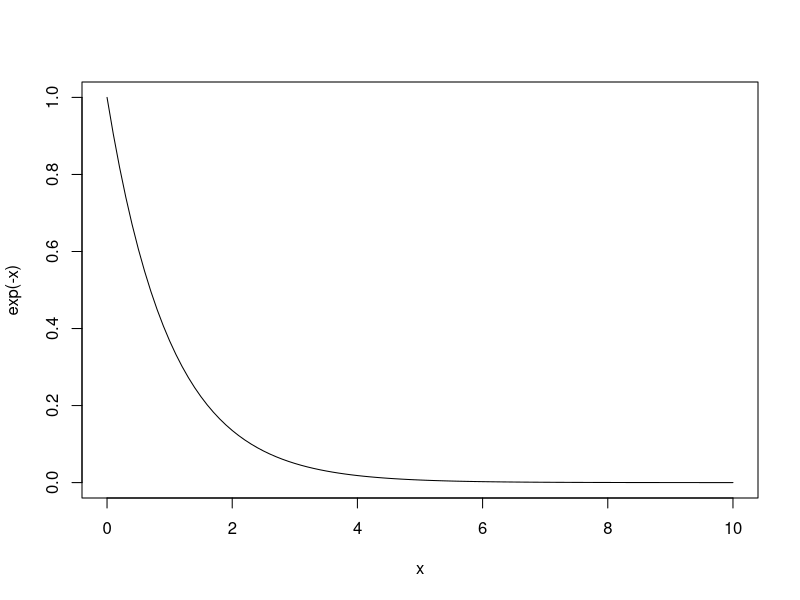
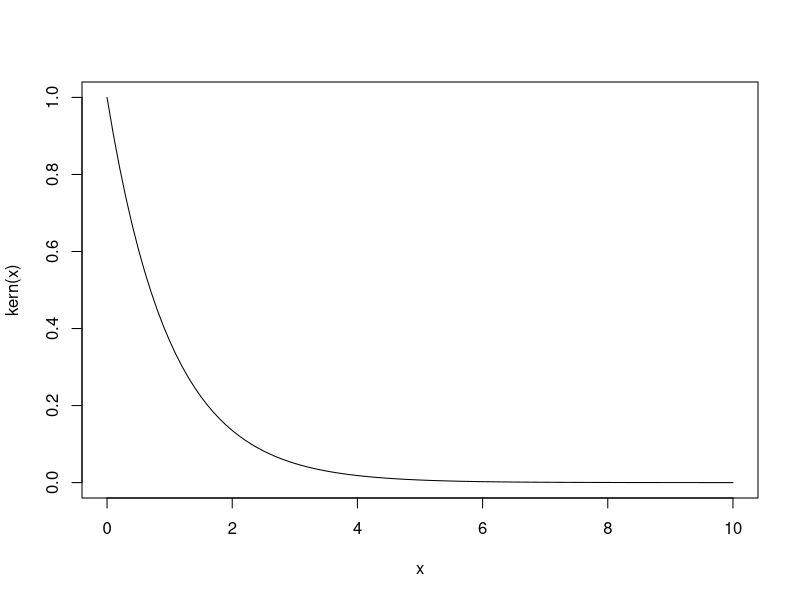

Here is the R script that generated these plots, in order: (Note: this script raises an error after producing the figures.)
#'
#'
#'
#'
rate_to_probability <- function(rate) {
  1 - exp(-rate)
}

# set.seed(20240412)


litter_size_distr <- c(2, 4, 13, 22.5, 17.5, 14, 9, 3) / 100
avg_litter_size <- sum(seq_along(litter_size_distr) * litter_size_distr)
avg_litter_size <- avg_litter_size / 2

# litter_size_distr %>% sum()
# litter_size0 <- c(`0` = 1 - sum(litter_size_distr), litter_size_distr)
# sample_litter_size <- function(n) {
#   sample.int(length(litter_size0),
#              size = n, replace = TRUE, prob = litter_size0) - 1
# }

birth <-  avg_litter_size
death <- 0.6540
# birth <- yearly_prob_to_weekly_prob(rate_to_probability(birth))
# death <- yearly_prob_to_weekly_prob(death)
c(birth = birth, death = death)



birth_baseline <- birth
death_baseline <- death
birth_baseline <- 4
death_baseline <- 1

growth_baseline <- birth_baseline - death_baseline

mu_0 <- death_baseline
beta_0 <- birth_baseline

# migration baseline
m_baseline <- 0.15

dist_01 <- 0.2
#' Adjustment coefficient
# (birth_baseline - death_baseline) / (birth_baseline + death_baseline)

#' carrying capacity
k0 <- 15
# k0 <- 25
# k0 <- 80
# u0 <- seq.default(1, 12, by = 1)
# u0 %>% log1p()
# exp(-(0:12) + log(10)) %>% prettyNum()
# sqrt(c(0:10**2)) %>%
#   plot(y=rep.int(0, length(.)))
# sqrt(0:10**2)
# u0 <- seq.default(1, ceiling(1.5 * k0), by = 1)


reps <- 100
reps <- 50
max_t_years <- 25

# max_t_weeks <- max_t_years * 52

curve(exp(-x), to = 10)
kern <- function(distance, d0 = 1) {
  exp(-distance / d0)
}

# curve(exp(-x/5), to = 30)
curve(kern(x), to = 10)

# stopifnot(length(u0) == 1)
# TODO: maybe sort it
u1 <- 10
u2 <- 0
current_u <- c(u1 = u1, u2 = u2) %>% rep.int(times = reps)
# current_u
# reps
id_rep <- seq_len(reps)
current_t <- numeric(length(id_rep))


if (any(k0 > current_u)) {
  warning("Starting population larger than carrying capacity")
}

# results <- cbind(rep = integer(0), t = numeric(0)) %>%
#   cbind(u = identity(t(numeric(2))))
results <- cbind(rep = integer(0), t = numeric(0),
                 u1 = integer(0),
                 u2 = integer(0))
results <- rbind(
  results,
  cbind(rep = id_rep, t = current_t,
        matrix(current_u, ncol = 2, byrow = TRUE)
  )
)
stopifnot(nrow(results) == reps)

repeat {

  stopifnot(all(!is.na(current_u),
                !is.na(current_t)))

  current_n <- length(id_rep)
  next_unif <- runif(current_n)

  stopifnot(
    vapply(next_unif, \(x) !isTRUE(all.equal.numeric(x, 0)), FUN.VALUE = logical(1))
  )
  # birth <- growth_baseline * pmax(0, 1 - current_u / k0)
  # death <- growth_baseline * pmax(0, current_u / k0 - 1)

  # BIRTH and DEATH process
  # birth <- beta_0 * pmax(0, (1 - (current_u * (beta_0 - mu_0)) / (k0 * (beta_0 + mu_0))))
  # death <- mu_0 * (1 + (current_u * (beta_0 - mu_0)) / (k0 * (beta_0 + mu_0)))
  # stopifnot(all(birth >= 0), all(death >= 0))
  # delta_t <- -log(next_unif) / ((birth + death) * current_u)

  # MIGRATION
  current_u1 <- current_u[c(TRUE, FALSE)]
  current_u2 <- current_u[c(FALSE, TRUE)]
  # all_m <- kern(distance = dist_01) * current_0
  m_common <- m_baseline * kern(distance = dist_01) * (current_u1 + current_u2)
  #FIXME: check if any (all?) m_common is zero
  delta_t <- -log(next_unif) / (m_common)
  stopifnot(
    length(delta_t) == length(m_common)
  )
  # what if no-one migrates?
  # delta_t[current_u == k0] <- 0

  # DEBUG
  # (death == 0) & (birth == 0) & (current_u!=k0)

  # ALTERNATIVE:
  # delta_t <- rexp(n = current_n, rate = (birth + death) * current_u)
  stopifnot(all(!is.infinite(delta_t)))
  stopifnot(all(delta_t >= 0))
  next_t <- current_t + delta_t

  # IDEA: use rexp instead you crazy person

  # BIRTH AND DEATH APPROACH
  # birth <- rate_to_probability(birth)
  # death <- rate_to_probability(death)
  # stopifnot(all(birth >= 0), all(death >= 0),
  #           all(birth <= 1), all(death <= 1))

  # which direction did the movement occur in?
  delta_u <- rbinom(n = current_n, size = 1,
                    prob = current_u2 / (current_u1 + current_u2))
  # 0 => u1, 1 => u2
  delta_u <- c(-1, 1)[delta_u + 1]
  # current_u
  # delta_u
  next_u <- current_u
  next_u[c(TRUE, FALSE)] <- current_u1 + delta_u
  next_u[c(FALSE, TRUE)] <- current_u2 + (-1) * delta_u
  # current_u
  stopifnot(all(next_u >= 0))
  stopifnot(all(!is.na(delta_u)))

  #shift
  current_t <- next_t
  current_u <- next_u

  # record
  results <- rbind(
    results,
    cbind(rep = id_rep, t = current_t,
          u = current_u %>% matrix(byrow = TRUE, ncol = 2))
  )

  # retire elapsed trajectories
  elapsed_t <- which(current_t >= max_t_years)
  elapsed_t_u <- c(
    2 * elapsed_t - 1,
    2 * elapsed_t
  )
  # elapsed_t <- c(elapsed_t, elapsed_t + 1)
  # FIXME: it has to be all u in the iteration
  # elapsed_u <- which(current_u == 0)
  elapsed_u <- integer()
  # elapsed_k0 <- which(current_u == k0) # or delta_t == 0
  elapsed_k0 <- integer()
  elapsed_reps <- unique(c(elapsed_t, elapsed_u, elapsed_k0))

  if (length(elapsed_reps) > 0) {
    #   # message(glue("{length(elapsed_u)}"))
    #
    #   #add `t_max` to the `elapsed_u` group
    #   # FIXME: this is currently disabled
    #   elapsed_u_and_k0 <- unique(c(elapsed_u, elapsed_k0))
    #   elapsed_t_u
    #   # current_u
    #   results <- rbind(
    #     results, cbind(rep = id_rep[elapsed_u_and_k0],
    #                    t = rep.int(max_t_years, length(elapsed_u_and_k0)),
    #                    u = current_u[elapsed_u_and_k0] %>%
    #                      matrix(byrow=TRUE, ncol = 2))
    #   )
    # }

    # remove the elapsed simulations from consideration
    # current_u <- current_u[-elapsed_reps]
    # current_t <- current_t[-elapsed_reps]
    current_u <- current_u[-elapsed_t_u]
    current_t <- current_t[-elapsed_t]
    # FIXME:
    # id_rep <- id_rep[-elapsed_reps]
    id_rep <- id_rep[-elapsed_t]
  }

  stopifnot(length(current_u) == 2 * length(current_t),
            length(current_t) == length(id_rep)
  )
  if (length(current_u) == 0) {
    break
  }
}
stopifnot(length(id_rep) == 0)

results <-
  results %>%
  as_tibble()

# current_t
# current_u
# id_rep
# stop()
# results <- results |>
#   as_tibble() %>%
#   left_join(
#     results_info %>% bind_rows(),
#     by = join_by(rep)
#   )
# u0
#'
#' Cache the result
fs::dir_create(".cache")
results %>% write_rds(".cache/024_results_with_info.RDS")

results

results %>%
  pivot_longer(c(u1, u2),
               names_pattern = "u(\\d+)",
               names_to = "id_u",
               values_to = "u") %>%
  identity() %>% {
    ggplot(.) +
      aes(t, u, group = str_c(rep, id_u)) +
      geom_line(
        aes(color = id_u),
        alpha = 0.4,
      ) +

      # APPROACH: Poisson-regression
      # geom_smooth(aes(group = id_u,
      #                 color = id_u),
      #             method = glm,
      #             method.args = list(family = poisson),
      #             linetype = "dashed",
      #             se = FALSE) +
      # APPROACH: GAM
      geom_smooth(aes(group = id_u,
                      color = id_u),
                  # method = glm,
                  # method.args = list(family = poisson),
                  linetype = "dashed",
                  se = FALSE) +

      geom_vline(aes(xintercept = max_t_years,
                 color = "max_t"),
                 linetype = "dotted") +

      theme_bw(base_size = 14) +
      labs(color = NULL) +
      theme(legend.position = "bottom") +
      NULL
  }



#'
#' # glm_results <- glm(
#' #   u ~ t + offset(-log(results$u0)),
#' #   # u ~ factor(id_u0)*0 + t,
#' #   data = results,
#' #   family = poisson()
#' # )
#' # glm_results
#' # glm_results %>% summary()
#' # glm_results <- glm(
#' #   u ~ t + 0,
#' #   offset = log(u0),
#' #   data = results,
#' #   family = poisson()
#' # )
#' # glm_results
#' # glm_results %>% summary()
#' # glm_results %>%
#' #   predict.glm(
#' #     newdata = tibble(t = 0.1),
#' #     terms = TRUE
#' #   ) %>%
#' #   # str()
#' #   as_tibble()
#'
#' # predict.glm(glm_results) %>%
#' #   as_tibble()
#' # predict.glm(glm_results,
#' #             newdata = tibble(t = 0.1, u0 = 1)) %>%
#' #   as_tibble()
#' #
#' # glm_predict <-
#' #   expand_grid(
#' #     # t = seq.default(0, max_t_years, length.out = 100),
#' #     # u0 = seq.default(0, 10, by = 1)
#' #   ) %>%
#' #   bind_cols(
#' #     predict =
#' #       predict.glm(
#' #         glm_results,
#' #         newdata = .,
#' #         type = "response"
#' #       )
#' #   )
#' # results %>%
#' #   bind_cols(
#' #     predict = predict.glm(
#' #       glm_results, type = "response"
#' #     )
#' #   ) %>%
#' #   # nrow() %>%
#' # # glm_predict %>%
#' #   ggplot() +
#' #   aes(t, predict, group = id_u0) +
#' #
#' #   geom_line(aes(color = u0)) +
#' #   scale_color_binned() +
#' #
#' #   theme_bw(base_size = 14) +
#' #   NULL
#' #'
#' #'
#' p_traj <- results |>
#'   ggplot() +
#'   aes(t, u, group = rep) +
#'   # geom_step() +
#'   # geom_line(color = "grey90", show.legend = FALSE) +
#'   geom_line(aes(alpha = u), show.legend = FALSE) +
#'   # geom_step(aes(alpha = u), show.legend = FALSE) +
#'   geom_hline(aes(yintercept = k0), linetype = "dotted") +
#'
#'   scale_alpha_continuous(range = c(0.15)) +
#'   # xlim(c(NA, 4)) +
#'   theme_bw()
#' #'
#' p_traj
#' #'
#' #'
#' results |>
#'   ggplot() +
#'   aes(t, u, group = rep) +
#'   # geom_step(aes(color = u0)) +
#'   geom_line(aes(color = u0), alpha = 0.25) +
#'   geom_hline(aes(yintercept = k0), linetype = "dotted") +
#'
#'   scale_alpha_continuous(range = c(0.15)) +
#'   scale_color_binned() +
#'   xlim(c(NA, 11)) +
#'   ylim(c(0, NA)) +
#'
#'   theme_bw() +
#'   theme(legend.position = "bottom") +
#'   NULL
#' #'
#' results %>%
#'   # glimpse()
#'   ggplot() +
#'   aes(t, u, group = rep) +
#'   # geom_step() +
#'   # geom_line(color = "grey90", show.legend = FALSE) +
#'   geom_line(aes(alpha = u0), show.legend = FALSE) +
#'   # geom_step(aes(alpha = u), show.legend = FALSE) +
#'   geom_hline(aes(yintercept = k0), linetype = "dotted") +
#'
#'   scale_alpha_continuous(range = c(0.15)) +
#'
#'   theme_bw()
#'
#' # p_traj +
#' #   facet_grid(~u0) +
#' #   lims(u0 = c(0,10))
#' #'
#' # ode_times <- results$t %>% zapsmall() %>%  unique() %>% sort()
#' #'
#' #'
#'
#' ode_results <- deSolve::ode(
#'   y = c(u = u0), times = seq.default(0, 25, by = 0.001),
#'   parms = list(r = birth_baseline - death_baseline, k0 = k0,
#'                birth_baseline = birth_baseline,
#'                death_baseline = death_baseline),
#'   func = function(times, y, parameters) {
#'     with(parameters, {
#'       dN <- r * y * (1 - y / k0)
#'       list(dN)
#'     })
#'   }
#' )
#' ode_results <-
#'   ode_results %>%
#'   unclass() %>%
#'   as_tibble() %>%
#'   rename(t = time) %>%
#'   pivot_longer(
#'     -t,
#'     names_pattern = "u(\\d+)",
#'     names_to = c("id_u0"),
#'     values_to = "u") %>%
#'   mutate(u0 = u0[as.integer(id_u0)],
#'          id_u0 = NULL)
#' #TODO
#'
#'
#' p_traj_and_ode <- p_traj +
#'   aes(color = id_u0) +
#'   geom_line(aes(color = u0, group = u0), data = ode_results) +
#'
#'   labs(color = NULL) +
#'   theme(legend.position = "bottom") +
#'   NULL
#' p_traj_and_ode
#'
#'
#' results |>
#'   ggplot() +
#'   aes(t, u, group = rep) +
#'   # geom_step(aes(color = u0)) +
#'   geom_line(aes(color = u0), alpha = 0.15) +
#'   geom_hline(aes(yintercept = k0), linetype = "dotted") +
#'
#'
#'   # ODE
#'   geom_line(aes(color = u0, group = u0),
#'             linewidth = 0.75, linetype = "dashed",
#'             data = ode_results) +
#'
#'   labs(color = NULL, y = "N", x = "time") +
#'   scale_alpha_continuous(range = c(0.15)) +
#'   scale_color_binned() +
#'   xlim(c(NA, 11)) +
#'   ylim(c(0, NA)) +
#'   theme_bw(base_size = 14) +
#'   theme(aspect.ratio = 1) +
#'   theme(legend.position = "bottom") +
#'   NULL
#'
#' fs::dir_create("figures")
#' # ggsave(
#' #   width = 10*2,
#' #   filename = "figures/024_balanced_birth_death_with_ode.svg",
#' #   scale = 2,
#' #   device = svglite::svglite
#' # )
#'
#' #'
#' # fs::dir_create("figures")
#' # pdf(file = "figures/017_gillespie_growth_with_ode.pdf")
#' # results |>
#' #   group_by(u0) %>%
#' #   group_map(\(data, key) {
#' #     ggplot(data) +
#' #       aes(t, u, group = rep) +
#' #       # geom_step() +
#' #       # geom_line(color = "grey90", show.legend = FALSE) +
#' #       geom_line(aes(alpha = u), show.legend = FALSE) +
#' #       # geom_step(aes(alpha = u), show.legend = FALSE) +
#' #       geom_hline(aes(yintercept = k0), linetype = "dotted") +
#' #
#' #       scale_alpha_continuous(range = c(0.15)) +
#' #
#' #       theme_bw() +
#' #       geom_line(aes(color = u0, group = u0), data = ode_results) +
#' #
#' #       labs(color = NULL) +
#' #       theme(legend.position = "bottom") +
#' #       NULL
#' #   })
#' # dev.off()
#'
#' #'
#' # VALIDATION: must be zero / empty
#' # results %>%
#' #   dplyr::filter(t < 0)
#' #'
#' results %>%
#'   # dplyr::filter(id_u0 == 5) %>%
#'   ggplot() +
#'   aes(t, u, group = rep) +
#'   # geom_line(aes(color = identity(u0)), show.legend = TRUE) +
#'
#'   # `geom_smooth()` using method = 'gam' and formula = 'y ~ s(x, bs = "cs")'
#'   geom_smooth(aes(group = u0, color = u0)) +
#'   geom_line(aes(color = u0, group = u0), data = ode_results) +
#'
#'   # scale_color_viridis_c(direction = -1) +
#'   scale_color_viridis_b(direction = -1) +
#'
#'   labs(color = NULL) +
#'   theme_bw(base_size = 14) +
#'   theme(legend.position = "bottom") +
#'   NULL
#' #'
#' #' Plotting P(extinction, t | u0)
#' #'
#' results %>%
#'   slice_max(t, by = rep) %>%
#'   summarise(
#'     `P(extinction)` = mean(u < 1),
#'     .by = c(u0)
#'   ) %>%
#'   identity() %>%
#'   glimpse() %>%
#'   ggplot() +
#'   aes(u0, `P(extinction)`) +
#'   geom_line() +
#'   # geom_line(aes(color = u0)) +
#'   # scale_colour_viridis_c(direction = -1) +
#'   # scale_color_viridis_b(direction = -1, n.breaks = 9) +
#'
#'   labs(y = "P(extinct)",
#'        x = "u0",
#'        color = NULL) +
#'   theme_bw(base_size = 14) +
#'   ylim(y = c(0, NA)) +
#'   NULL
#' #'
#' #'
#' #'
#' #TODO: I need to do this for each of these lines, and calculate the difference
#' #' between the two, although they do look very similar...
#' #'
#' results_approxfun <-
#'   tapply(
#'     X = results[, c("t", "u")],
#'     INDEX = results$rep,
#'     FUN = \(x) {
#'       # rule = 1:2 for extinct numbers make sense.
#'       approxfun(x$t, y = x$u, method = "constant")
#'     }
#'   )
#' #'
#' max_t_years
#' #'
#' # DEBUG
#' # curve(
#' #   results_approxfun[[40]](x), to = 100
#' # )
#' results_info %>% str()
#' traj_approx_df <-
#'   results_approxfun %>%
#'   enframe("id_rep", "traj_approxfun") %>%
#'   bind_cols(results_info)
#' stopifnot(!anyNA(traj_approx_df))
#' stopifnot(all(traj_approx_df$id_rep == traj_approx_df$rep))
#' traj_approx_df
#' # traj_approx_df %>% View()
#'
#' t_linspace <- seq.default(0, max_t_years, length.out = 100)
#' id_time <- seq_along(t_linspace)
#' id_time_linspace <- rep.int(id_time, length(results_info$u0$u0))
#'
#' outcome_linspace <-
#'   vapply(results_approxfun,
#'          \(traj_fun) traj_fun(t_linspace),
#'          FUN.VALUE = double(length(t_linspace)))
#' # outcome_linspace %>%
#' #   Matrix::Matrix() %>% `[`(1:10, 1:10)
#' outcome_linspace %>% dim()
#' # id_time_linspace %>% dim()
#' id_time_linspace %>% length()
#' u0_linspace <- rep(results_info$u0$u0, each = length(t_linspace))
#' u0_linspace %>% length()
#'
#' prob_ext <- tapply(
#'   X = outcome_linspace,
#'   INDEX = list(u0 = u0_linspace, time = id_time_linspace),
#'   FUN = \(x) mean(x < 1)
#' )
#' prob_ext %>%
#'   str()
#' prob_ext %>%
#'   as_tibble()
#' prob_ext %>%
#'   as.data.frame.table() %>%
#'   as_tibble() %>%
#'   mutate(u0 = as.numeric(u0),
#'          time = as.numeric(time),
#'          time = t_linspace[time]) %>%
#'   identity() %>%
#'   ggplot() +
#'   aes(time, Freq, group = u0) +
#'   geom_line(aes(color = u0)) +
#'   # scale_colour_viridis_c(direction = -1) +
#'   scale_color_viridis_b(direction = -1, n.breaks = 9) +
#'
#'   labs(y = "P(extinct)",
#'        x = "time",
#'        color = NULL) +
#'   theme_bw(base_size = 14) +
#'   NULL
#' #'
#' #'
#' #'
#' #'
#'
